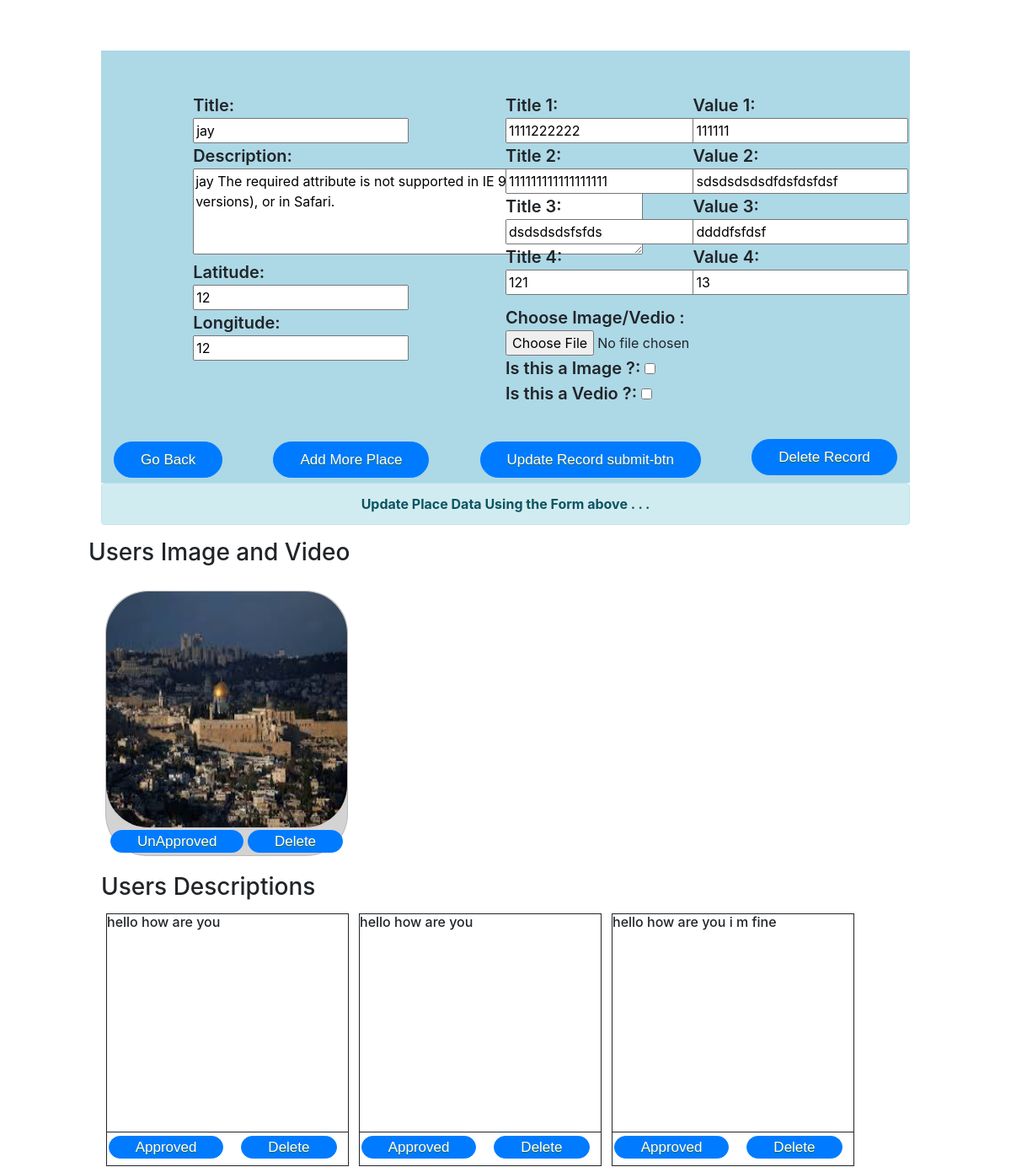
/adminpanel/3/ (signed in, upper part), run on an earlier commit of the app's database.
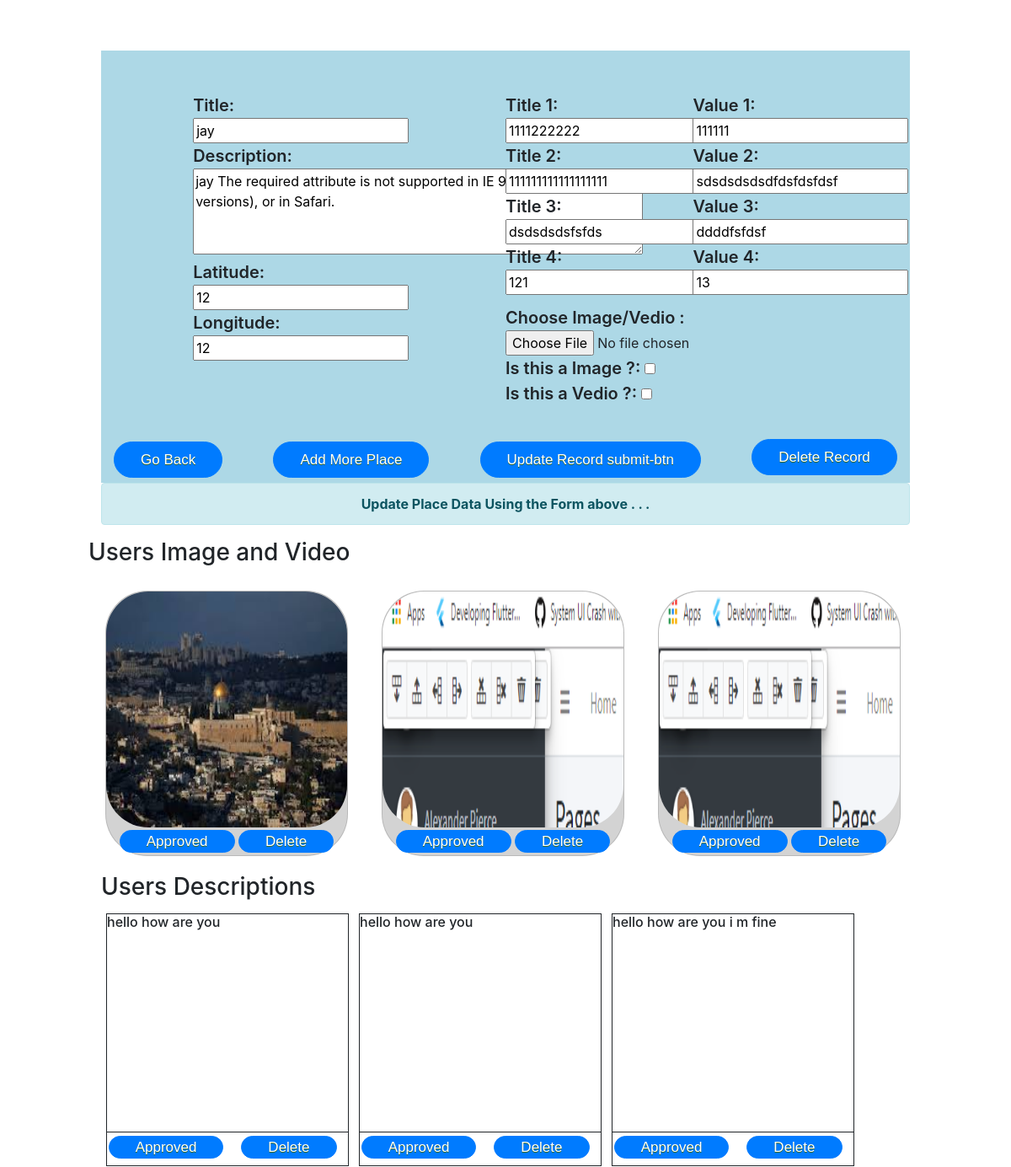
And on a later commit of the database.
### myapp/models.py (models this page shows, shortened)
class imageLoc(models.Model):
    place_id = models.IntegerField()
    imageLocation = models.FileField(upload_to="images/",default=' ',blank = False)
    status = models.CharField(max_length = 1000 , default = " ")
    class Meta:
        db_table = 'imageDb'

class Description(models.Model):
    place_id=models.IntegerField()
    descriptionPlace=models.CharField(max_length=100000)
    status=models.BooleanField(default=False)
    class Meta:
        db_table = 'description'

### myapp/views.py (the view, shortened to what this page needs)
# urls.py: path('adminpanel/<int:num>/',views.admin_result,name='admin_result'),
def admin_result(request,num=0,message=""):
    if request.user.is_authenticated:
        if num!=0:                  #checking for new entry (0 == new entry)
            data = myapp.objects.get(id=num)                  #getting place details from mpapp  to use in default value
            data_form = myappForm()                           #loading myapp form it will be used for updation time
            imgData = imageLoc.objects.filter(place_id=int(num))          #loading images and videos of that places using place id
            vdoData = VideoLoc.objects.filter(place_id=int(num))
            desData=Description.objects.filter(place_id=int(num),status=0)
            form = imgVDFileForm()                                        #loading imgVDFileForm form for taking in new image or vedio input
            message = "Update Place Data Using the Form above . . ." if message == "" else message
            values = { "title" : data.title , "description" : data.description , "place_id" : num ,"message" : message ,"latitude":data.latitude,'longitude':data.longitude,'placetitle':data.placetitle,'placevalue':data.placevalue,'placetitle2':data.placetitle2,'placevalue2':data.placevalue2,'placetitle3':data.placetitle3,'placevalue3':data.placevalue3,'placetitle4':data.placetitle4,'placevalue4':data.placevalue4}
            res = { "data_form" : data_form, "form" : form , "imgData" : imgData, "value":values , "vdoData" : vdoData,"desData":desData}
            return render(request,'admin_result.html',{'res':res})        #rendering admin_result.html
    else:
        form = LoginForm()
        message = "Please Login for Moving Further"
        return render(request,'registration/login.html',{"form":form,"message" : message})

### myapp/templates/admin_result.html (shortened to what the changed rows need)
<!DOCTYPE html>
<html lang="en">
<head>
    <link rel="stylesheet" href="https://stackpath.bootstrapcdn.com/bootstrap/4.3.1/css/bootstrap.min.css"
>
</head>
<body>
    <div class="conatiner" style="">
        <form method="POST" action="{% url 'Insert_data' %}" enctype="multipart/form-data">
            <div>
                <div class="row conatiner"  style="padding-left: 10%;padding-right:10%;">
                    <div >
                        <div class="" style="width:100%;">
                            <div id=''>
                                {% for imgvalues in res.imgData %}
                                <div id={{ imgvalues.id }}card class="" style="padding: 20px; float: left;">
                                    <div class="card"
                                        style="width: 18rem;min-height: 300px;border-radius: 50px;background-color: lightgrey">
                                        <div class="" style="height: 280px;">
                                            <a href="/static/media/{{ imgvalues.imageLocation  }}">
                                                <img class="card-img-top"
                                                    src="/static/media/{{ imgvalues.imageLocation  }}"
                                                    alt="Card image cap" style="height:100%;border-radius: 50px;">
                                            </a>
                                        </div>
                                        <div class="card-body" style="text-align: center;padding: 3px;">
                                            <input id={{ imgvalues.id }}status name="search"
                                                onclick='ajaxFun("{{ imgvalues.id }}","","image")' class="submit-btn1"
                                                type="button" value="{{ imgvalues.status }}">
                                            <input id={{ imgvalues.id }}delete name="search"
                                                onclick='ajaxFun("{{ imgvalues.id }}","Delete","image")' class="submit-btn1"
                                                type="button" value="Delete">
                                        </div>
                                    </div>
                                </div>
                                {% endfor %}
                            </div>
                        </div>
                    </div>
                </div>
            </div>
            <div class="">
                <div class="row conatiner" style="padding-left: 10%;padding-right:10%;" >
                    <div class="col-12 ">
                        <div class="" style="width:100%;">
                            <div id=''>
                                    {% for a in res.desData %}
                                    <div style="width: 18rem;
                                    min-height: 300px;
                                    margin: 6px;
                                    float: left;
                                    border: 1px solid;">
                                      <h6 style="min-height: 250px">{{  a.descriptionPlace }}</h6>
                                      <div style="border-top: 1px solid;padding-top:4px">
                                          <div style="width: 49%;float: left;text-align: center">
                                                <input id={{ a.id }}status name="search"
                                                onclick='ApprovedCards("{{ a.id }}")'
                                                class="submit-btn1" type="button" value="Approved">
                                          </div>
                                          <div style="width: 49%;float:right;text-align: center;">
                                                <input id={{ a.id }}status name="search"
                                                onclick='DeleteCards("{{ a.id }}")'
                                                class="submit-btn1" type="button" value="Delete">
                                          </div>
                                      </div>
                                </div>
                                    {% endfor %}
                                </div>
                        </div>
                    </div>
                </div>
            </div>
        </form>
    </div>
</body>
</html>

What changed in the data, as far as the page shows it:
changed imageLoc (number 1 of 3 on the later page): search "UnApproved" → "Approved"
added imageLoc: imageLocation (picture), search "Approved"
added imageLoc: imageLocation (picture), search "Approved"
